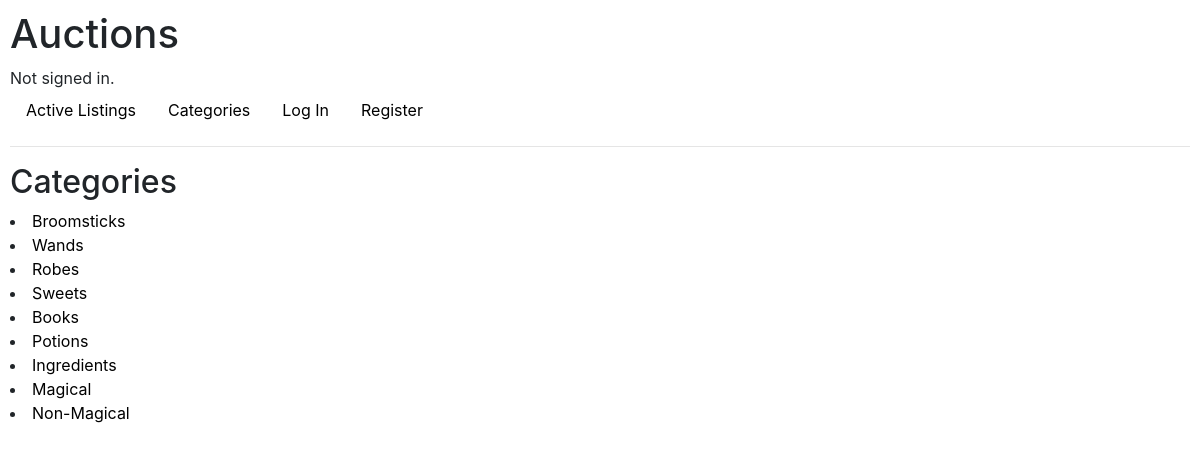
The page /categories on the database its author committed.
### auctions/models.py (models this page shows)
class Category(models.Model):
    name= models.CharField(max_length=64,)
    def __str__(self) ->str:
        return f"{self.name}"

### auctions/views.py (the view)
# urls.py: path("categories", views.categories, name="categories"),
def categories(request):
    categories = []
    for category in Category.objects.all():
        categories.append(category)
    return render(request, "auctions/categories.html", {
        "categories" : categories
    })

### auctions/templates/auctions/categories.html
{% extends "auctions/layout.html" %}
{% block body %}
    <h2>Categories</h2>
    {% for category in categories %}
        <li><a href="{% url 'category' category %}">{{ category }}</a></li>
    {% endfor %}
{% endblock %}

### auctions/static/auctions/styles.css (style rules this page uses)
body { padding: 10px; }
a:link { color: black; }

### rows shown on the page
Category: name "Broomsticks"
Category: name "Wands"
Category: name "Robes"
Category: name "Sweets"
Category: name "Books"
Category: name "Potions"
Category: name "Ingredients"
Category: name "Magical"
Category: name "Non-Magical"
